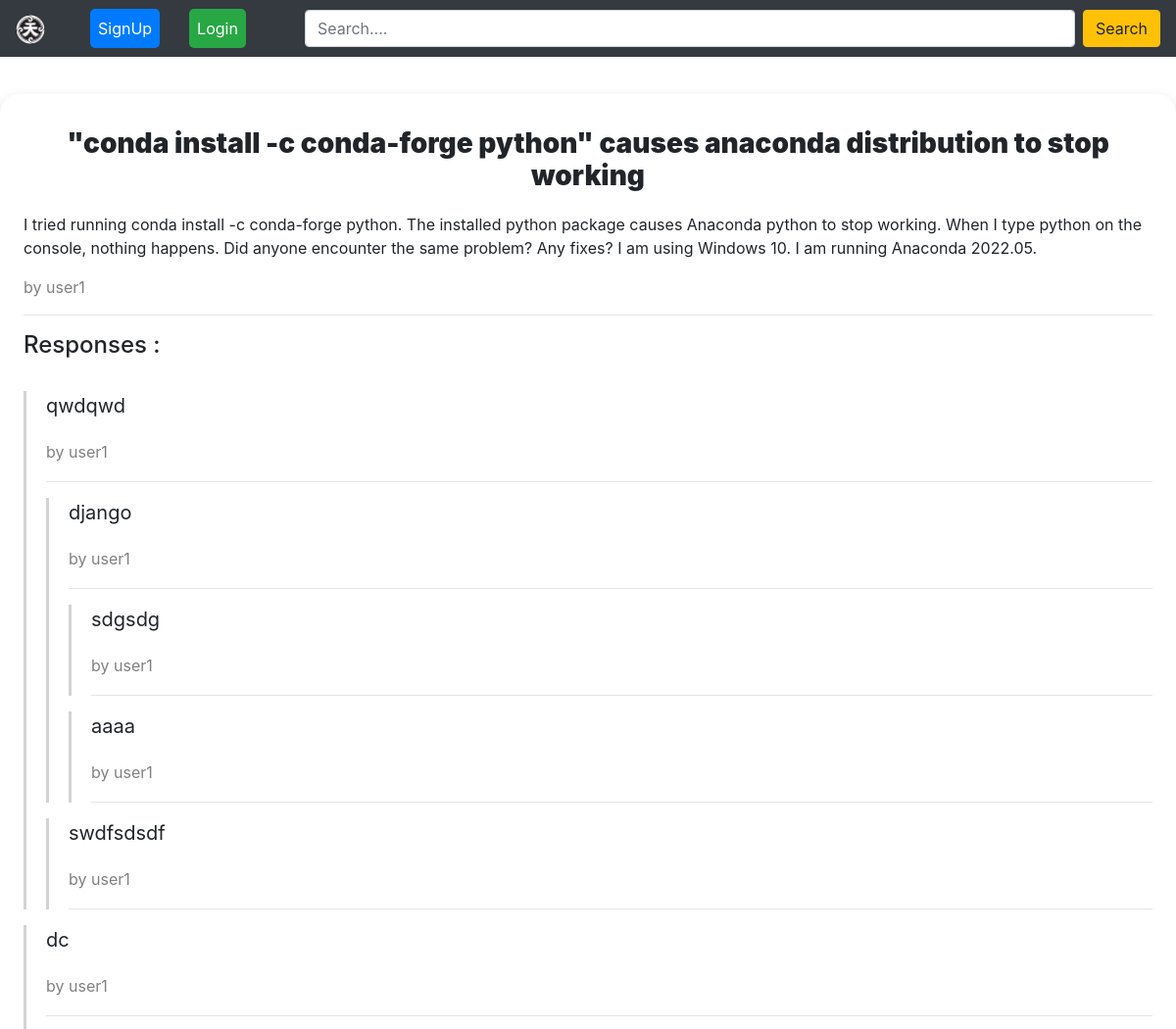
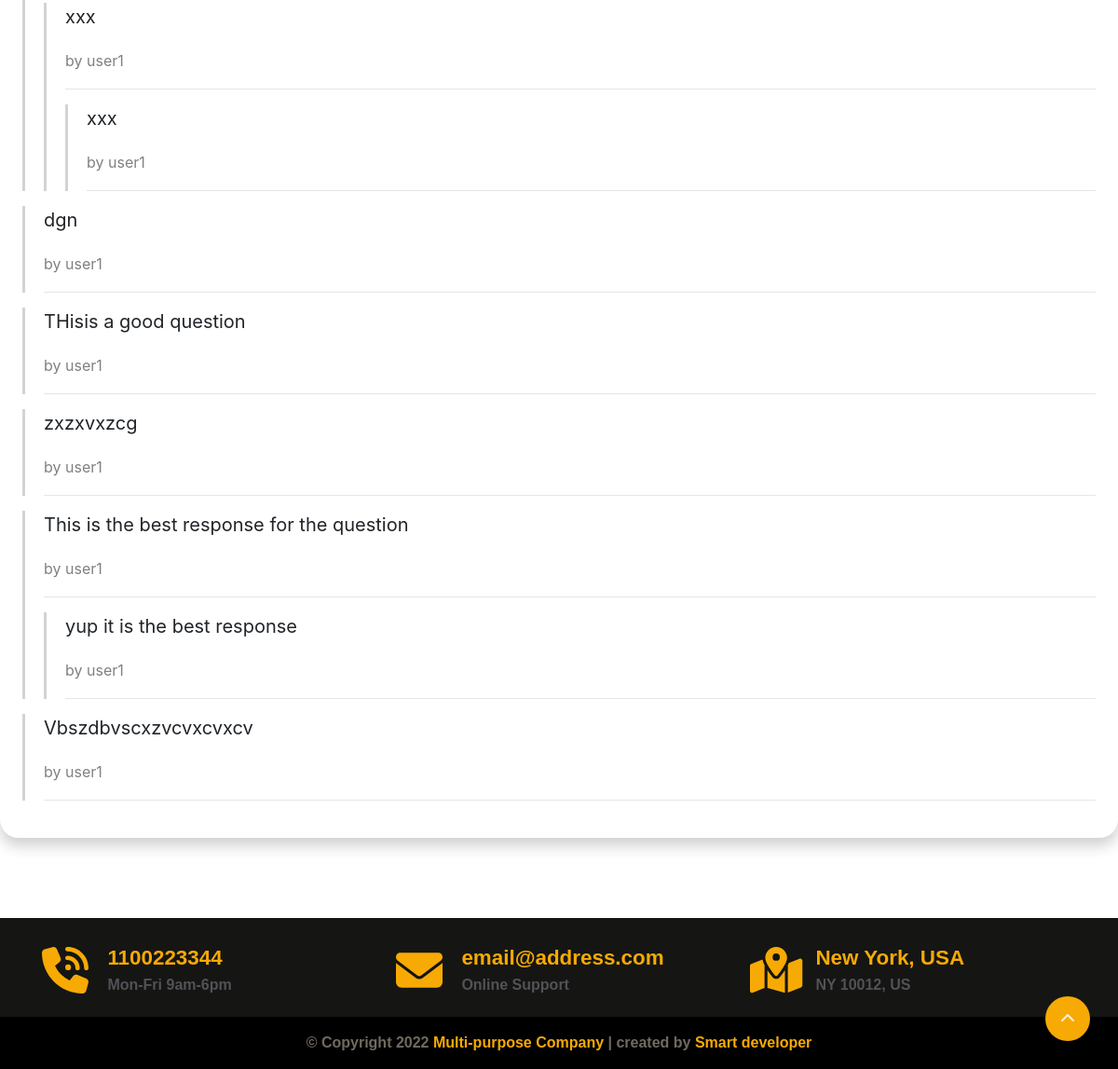
Screenshot of /question/6 with the database file from the repository (2 pictures, top to bottom).
### TenjinApp/models.py (models this page shows, shortened)
class Question(models.Model):
    author = models.ForeignKey(User, null=False, on_delete=models.CASCADE)
    title = models.CharField(max_length=200, null=False)
    body = models.TextField(null=False)
    created_at = models.DateTimeField(auto_now_add=True)
    updated_at = models.DateTimeField(auto_now=True)
    def get_responses(self):
        return self.responses.filter(parent=None)

class Response(models.Model):
    user = models.ForeignKey(User, null=False, on_delete=models.CASCADE)
    question = models.ForeignKey(Question, null=False, on_delete=models.CASCADE, related_name='responses')
    parent = models.ForeignKey('self', null=True, blank=True, on_delete=models.CASCADE)
    body = models.TextField(null=False)
    created_at = models.DateTimeField(auto_now_add=True)
    updated_at = models.DateTimeField(auto_now=True)
    def get_responses(self):
        return Response.objects.filter(parent=self)

### TenjinApp/views.py (the view, shortened to what this page needs)
# urls.py: path("question/<int:id>", views.questionPage, name="question"),
def questionPage(request, id):
    response_form = NewResponseForm()
    reply_form = NewReplyForm()
    question = Question.objects.get(id=id)
    context = {
        'question': question,
        'response_form': response_form,
        'reply_form': reply_form,
    }
    return render(request, 'question.html', context)

### TenjinApp/forms.py
class NewResponseForm(forms.ModelForm):
    class Meta:
        model = Response
        fields = ['body']
        widgets = {
            'body': forms.Textarea(attrs={
                'required': True,
                'placeholder': 'Reply',
                'style': 'width: 1150px; height: 100px; outline: none; padding: 7px;'}),
        }

class NewReplyForm(forms.ModelForm):
    class Meta:
        model = Response
        fields = ['body']
        widgets = {
            'body': forms.Textarea(attrs={
                'rows': 2,
                'required': True,
                'placeholder': 'What are your thoughts ?',
                'style': 'width: 950px; height: 100px; outline: none; padding: 7px;'}),
        }

### templates/question.html (shortened to what this page needs)
{% extends 'layouts/page.html' %}
{% block content %}
<div class="page">
    <br>
    <br>
<div class="question-list-item">
<div class="main-question-detail">
        <h3 class="title" style="margin-bottom: 20px;">{{question.title}}</h3>
        <p class="question-body">{{question.body}}</p>
        <span class="question-list-item-author">by {{question.author.username}}</span>
<div>
<hr>
        <div class="responses-container">
            <h4 class="responses-container-heading">Responses :</h4>
            <br>
            {% if not question.responses.all %}
                <p class="no-responses-text">No responses yet</p>
            {% else %}
                {% for response in question.get_responses %}
                    {% include 'components/response.html' with response=response %}
                {% endfor %}
        </div>
        {% endif %}
</div>
</div>
</div>
<br>
<br>
{% endblock %}

### templates/components/response.html (shortened to what this page needs)
<blockquote class="blockquote" id="{{response.id}}">
    <p class="response-body">{{response.body}}</p>
    <small class="question-list-item-author">by {{response.user.username}}</small>
    <hr>
    {% for children in response.get_responses %}
    {% include 'components/response.html' with response=children %}
    {% endfor %}
</blockquote>

### static/css/style.css (style rules this page uses)
html, body { font-family: 'Segoe UI', Tahoma, Geneva, Verdana, sans-serif; margin: 0; padding: 0; height: 100%; }
*, *::after, *::before { box-sizing: border-box; }
.main-question-detail { max-width: 1200px; margin: -10px auto; padding: 24px; border-radius: 20px; background-color: rgb(255, 255, 255); box-shadow: 0 8px 16px 0 rgba(0,0,0,0.2); }
.page { display: flex; flex-direction: column; }
.title { margin: 10px auto 5px auto; font-weight: 900; transition: color 0.5s; text-align: center; }
.question-list-item-author { color: gray; margin: 0; }
blockquote { border-left: 3px solid lightgray; padding-left: 20px; }

### rows the page displays
Question: title "\"conda install -c conda-forge python\" causes anaconda distribution to stop working", body "I tried running conda install -c conda-forge python. The installed python package causes Anaconda python to stop working. When I type python on the console, nothing happens. Did anyone encounter the same problem? Any fixes? I am using Windows 10. I am running Anaconda 2022.05.", author.username "user1"
Response: body "qwdqwd", user.username "user1"
Response: body "django", user.username "user1"
Response: body "sdgsdg", user.username "user1"
Response: body "aaaa", user.username "user1"
Response: body "swdfsdsdf", user.username "user1"
Response: body "dc", user.username "user1"
Response: body "xxx", user.username "user1"
Response: body "xxx", user.username "user1"
Response: body "dgn", user.username "user1"
Response: body "THisis a good question", user.username "user1"
Response: body "zxzxvxzcg", user.username "user1"
Response: body "This is the best response for the question", user.username "user1"
Response: body "yup it is the best response", user.username "user1"
Response: body "Vbszdbvscxzvcvxcvxcv", user.username "user1"
